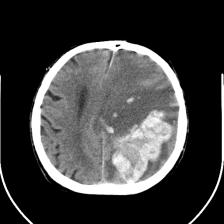
#> input picture test_images/test/bleeding/10688_png.rf.737d57584ac1aca197c129d05e25e9eb.jpg, 224 x 224 px; its folder holds 3 pictures in this run
$ python agent_inspector.py   (older library calls are emulated)
#> lines starting #> are read from the running program, lines starting #| are printed output that depends on the picture
"""
Inspector Agent — BrainScope AI
Checks dataset quality: finds mislabeled images, class imbalance,
blur/quality issues, and generates a quality report.
"""
import os, json, glob, base64, time, requests
from datetime import datetime
import cv2
import numpy as np

API_KEY  = 'CXCNe93GGPiEeF2XrcYE'
BASE_DIR = r'C:\Users\Acer NItro\Desktop\claude work\brainscope-ai'
LOG_FILE = os.path.join(BASE_DIR, 'inspector_log.txt')
REPORT_FILE = os.path.join(BASE_DIR, 'inspector_report.json')

TEST_DIR = os.path.join(BASE_DIR, 'test_images', 'test')
CLASSES = ['bleeding', 'glioma', 'ischemia', 'meningioma', 'normal', 'pituitary']
MODEL_VERSION = 4

def log(msg):
    ts = datetime.now().strftime('%H:%M:%S')
    line = f'[{ts}] {msg}'
    print(line)
    with open(LOG_FILE, 'a', encoding='utf-8') as f:
        f.write(line + '\n')

def measure_blur(img_path):
    """Laplacian variance — lower = more blurry."""
    img = cv2.imread(img_path, cv2.IMREAD_GRAYSCALE)
#> img is the input picture: shape (224, 224); min 0, max 255, mean 63.8
    if img is None:
        return 0
    return float(cv2.Laplacian(img, cv2.CV_64F).var())

def check_class_balance():
    """Report image count per class."""
    log('=== Class Balance Check ===')
    counts = {}
    for cls in CLASSES:
        folder = os.path.join(TEST_DIR, cls)
        imgs = glob.glob(os.path.join(folder, '*.jpg')) + glob.glob(os.path.join(folder, '*.png'))
        counts[cls] = len(imgs)
        log(f'  {cls}: {len(imgs)} images')

    min_cls = min(counts, key=counts.get)
    max_cls = max(counts, key=counts.get)
    ratio = counts[max_cls] / counts[min_cls] if counts[min_cls] > 0 else 999
    log(f'  Imbalance ratio: {ratio:.1f}x ({min_cls} vs {max_cls})')
    if ratio > 5:
        log(f'  WARNING: High imbalance! Consider adding more {min_cls} images.')
    return counts

def check_image_quality(n_per_class=20):
    """Check blur and quality of images per class."""
    log('=== Image Quality Check ===')
    quality_report = {}
    blurry_images = []

    for cls in CLASSES:
        folder = os.path.join(TEST_DIR, cls)
        imgs = glob.glob(os.path.join(folder, '*.jpg'))[:n_per_class]
        if not imgs:
            continue

        scores = [measure_blur(p) for p in imgs]
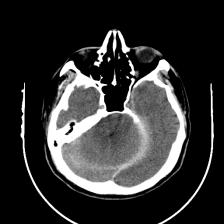
#> input picture test_images/test/bleeding/10987_png.rf.58331aee26dc7ecdc3f47f4e4b26bc5a.jpg, 224 x 224 px
#> in measure_blur, img is the input picture: shape (224, 224); min 0, max 255, mean 49.7
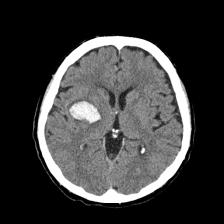
#> input picture test_images/test/bleeding/12229_png.rf.2d20c674829a8ea018c55a408a6e5f59.jpg, 224 x 224 px
#> in measure_blur, img is the input picture: shape (224, 224); min 0, max 255, mean 59.8
#> scores = [1802.6, 3128.8, 1349.8]
        avg_blur = np.mean(scores)
#> avg_blur = 2093.7
        min_blur = np.min(scores)
#> min_blur = 1349.8
        blurry = [imgs[i] for i, s in enumerate(scores) if s < 50]
#> blurry = []

        quality_report[cls] = {
            'avg_sharpness': round(float(avg_blur), 1),
            'blurry_count': len(blurry),
            'blurry_files': [os.path.basename(b) for b in blurry]
        }

        status = 'OK' if avg_blur > 100 else 'WARN'
#> status = 'OK'
        log(f'  {cls}: avg_sharpness={avg_blur:.0f} [{status}], blurry={len(blurry)}/{len(imgs)}')
        blurry_images.extend(blurry)

    log(f'  Total blurry images found: {len(blurry_images)}')
    return quality_report, blurry_images

def check_mislabeled(n_per_class=10, confidence_threshold=0.5):
    """
    Use current model to check if images are labeled correctly.
    Flags images where model disagrees with label.
    """
#> called with n_per_class = 10, confidence_threshold = 0.5
    log(f'=== Mislabel Check (v{MODEL_VERSION}, {n_per_class} per class) ===')
    suspicious = []

    for cls in CLASSES:
        folder = os.path.join(TEST_DIR, cls)
        imgs = glob.glob(os.path.join(folder, '*.jpg'))[:n_per_class]
        wrong = 0

        for img_path in imgs:
            with open(img_path, 'rb') as f:
                b64 = base64.b64encode(f.read()).decode()
            try:
                url = f'https://detect.roboflow.com/find-glioma-and-brainscope-ai/{MODEL_VERSION}?api_key={API_KEY}'
                r = requests.post(url, data=b64,
                    headers={'Content-Type': 'application/x-www-form-urlencoded'}, timeout=15)
                preds = r.json().get('predictions', [])

                if preds:
                    top = max(preds, key=lambda p: p['confidence'])
                    pred_cls = (top.get('class') or '').lower()
                    conf = top['confidence']

                    if pred_cls != cls and conf >= confidence_threshold:
                        suspicious.append({
                            'file': os.path.basename(img_path),
                            'true_label': cls,
                            'predicted': pred_cls,
                            'confidence': round(conf, 3)
                        })
                        wrong += 1
                time.sleep(0.1)
            except Exception:
                pass

        log(f'  {cls}: {wrong}/{len(imgs)} possible mislabels')

    if suspicious:
        log(f'\n  Suspicious images ({len(suspicious)}):')
        for s in suspicious[:10]:
            log(f'    {s["file"]}: labeled={s["true_label"]}, predicted={s["predicted"]} ({s["confidence"]:.0%})')
    else:
        log('  No obvious mislabeled images found')

    return suspicious

def run_full_inspection():
    log('=' * 60)
    log('Inspector Agent Running')
    log('=' * 60)

    report = {
        'timestamp': datetime.now().isoformat(),
        'model_version': MODEL_VERSION,
    }

    # 1. Class balance
    report['class_balance'] = check_class_balance()

    # 2. Image quality
    quality, blurry = check_image_quality(n_per_class=30)
    report['image_quality'] = quality
    report['blurry_count'] = len(blurry)

    # 3. Mislabeled check
    report['suspicious_labels'] = check_mislabeled(n_per_class=10)

    # 4. Summary
    log('\n=== INSPECTION SUMMARY ===')
    min_class = min(report['class_balance'], key=report['class_balance'].get)
    log(f'  Weakest class: {min_class} ({report["class_balance"][min_class]} images) — needs more data')
    log(f'  Blurry images: {report["blurry_count"]}')
    log(f'  Suspicious labels: {len(report["suspicious_labels"])}')

    with open(REPORT_FILE, 'w') as f:
        json.dump(report, f, indent=2, default=str)
    log(f'\nFull report saved to: {REPORT_FILE}')

    return report

if __name__ == '__main__':
    import sys
    cmd = sys.argv[1] if len(sys.argv) > 1 else 'full'

    if cmd == 'balance':
        check_class_balance()
    elif cmd == 'quality':
        check_image_quality()
    elif cmd == 'mislabeled':
        check_mislabeled()
    else:
        run_full_inspection()
#> (the call stopped at in check_mislabeled, `r = requests.post(url, data=b64, headers={'Content-Type': 'application..`: requests is not available in this run)
